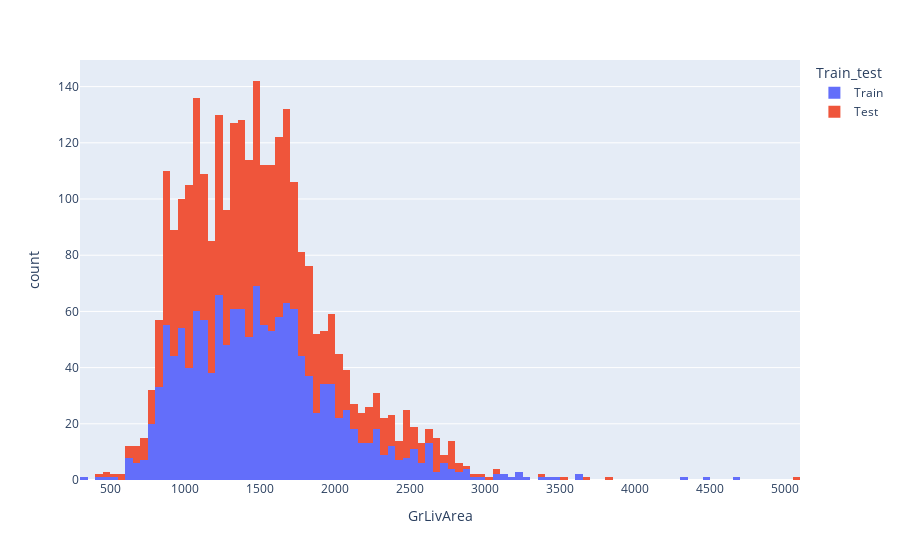

The notebook cell saved with this chart:
### Markdown cell above
<a id='1.1.2'> </a>

### GrLivArea

### Code cell
px.histogram(df, x="GrLivArea", color="Train_test")

### Figure 1 — Plotly figure (JSON) as saved in the notebook; plotly's stock layout.template omitted (floating-point values rounded to 4 significant figures; data arrays with more than 128 entries replaced by an {"elided": "..."} marker saying what was removed)
{"data": [{"alignmentgroup": "True", "bingroup": "x", "hovertemplate": "Train_test=Train<br>GrLivArea=%{x}<br>count=%{y}<extra></extra>", "legendgroup": "Train", "marker": {"color": "#636efa", "pattern": {"shape": ""}}, "name": "Train", "offsetgroup": "Train", "orientation": "v", "showlegend": true, "type": "histogram", "x": {"elided": "1459 int values"}, "xaxis": "x", "yaxis": "y"}, {"alignmentgroup": "True", "bingroup": "x", "hovertemplate": "Train_test=Test<br>GrLivArea=%{x}<br>count=%{y}<extra></extra>", "legendgroup": "Test", "marker": {"color": "#EF553B", "pattern": {"shape": ""}}, "name": "Test", "offsetgroup": "Test", "orientation": "v", "showlegend": true, "type": "histogram", "x": {"elided": "1459 int values"}, "xaxis": "x", "yaxis": "y"}], "layout": {"barmode": "relative", "legend": {"title": {"text": "Train_test"}, "tracegroupgap": 0}, "margin": {"t": 60}, "xaxis": {"anchor": "y", "domain": [0, 1], "title": {"text": "GrLivArea"}}, "yaxis": {"anchor": "x", "domain": [0, 1], "title": {"text": "count"}}}}
